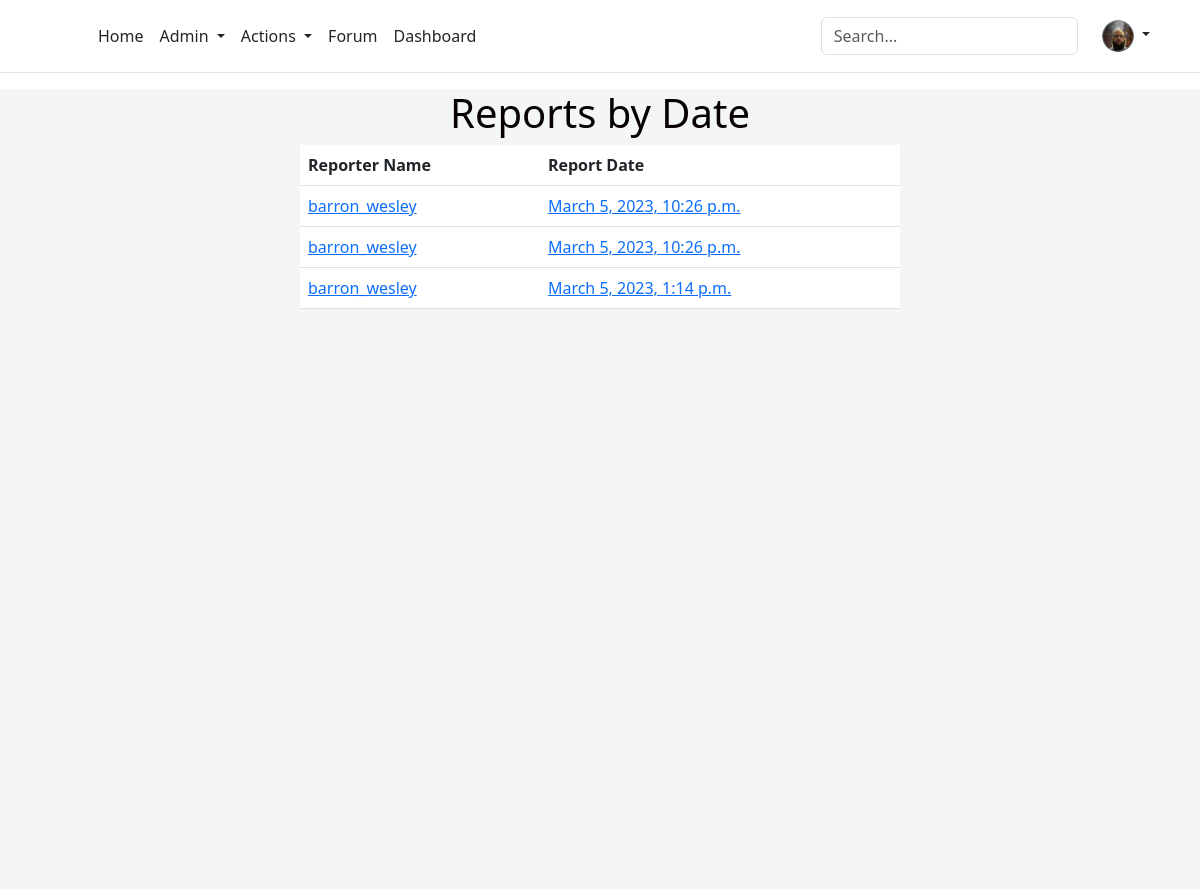
Page /view-all-reports/ (signed in) on the earlier database version.
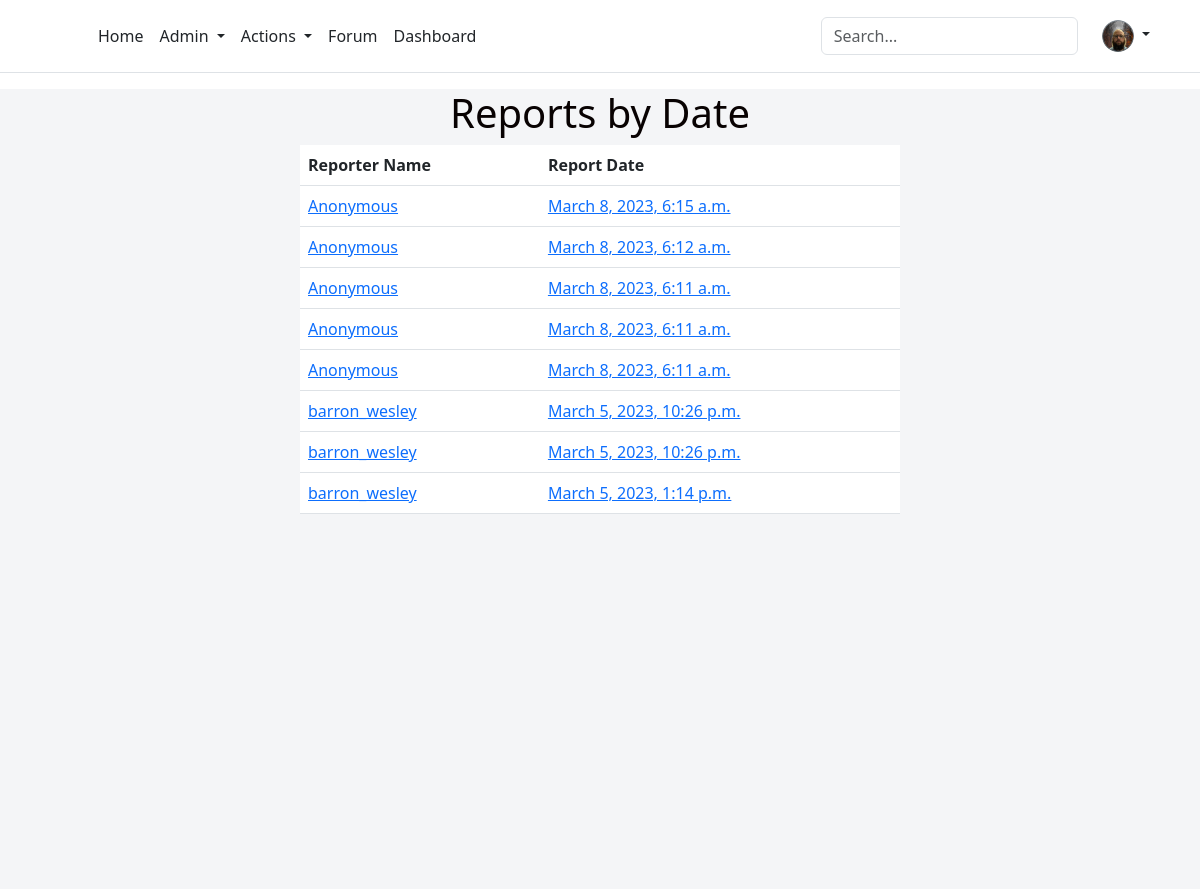
Same page on the later database version.
### skmsapp/models.py (models this page shows, shortened)
class UserProfile(models.Model):
    user = models.OneToOneField(User, null=True, on_delete=models.CASCADE)
    type = models.CharField(max_length=255, choices= (('User','User'), ('Expert','Expert'), ('RiskManager','RiskManager')), default='User')
    userimage = models.ImageField(null=True, blank=True, upload_to="images/profile/")

class Report(models.Model):
    reporter_comments = models.TextField()
    reporter_name = models.CharField(max_length=300, choices= (('Current User','Current User'), ('Anonymous','Anonymous')), default='Current User')
    report_date = models.DateTimeField(auto_now_add=True)
    contact_preference = models.CharField(max_length = 3, choices= (('N','No'), ('Y','Yes')), default='Y')
    report_anonymously = models.CharField(max_length = 3, choices= (('N','No'), ('Y','Yes')), default='N')
    submitter = models.CharField(max_length=50, null=True)

### skmsapp/views.py (the view)
# urls.py: path('view-all-reports/', views.viewAllReports, name='viewAllReports'),
@login_required
def viewAllReports(request):
    post = Report.objects.values()
    user = request.user
    user_type = UserProfile.objects.filter(user=user, type="RiskManager").exists()
    if user_type == True:
        return render(request, "view-all-reports.html", {'post':post, 'user':user})
    else:
        messages.success(request, "You must have the Risk Management role to access this.")
        return redirect("home")

### skmsapp/templates/view-all-reports.html
{% extends "site-skeleton.html" %}
{% block body %}
<center>
<div style="width:50%;">
<h1 style="color:rgb(8, 2, 2)">Reports by Date</h1>
<table class="table">
    <thead class="thead-dark" style="background-color: #14a44d; color: white;">
      <tr>
        <th scope="col">Reporter Name</th>
        <th scope="col">Report Date</th>
      </tr>
    </thead>
    <tbody>
    {% for i in post reversed %}
      <tr>
        <td><a href="/view-reports/{{user.id}}">{{i.submitter}}</a></td>
        <td><a href="/view-reports/{{user.id}}">{{i.report_date}}</a></td>
      </tr>
    {% endfor %}
    </tbody>
  </table>
</div>
{% endblock %}

### skmsapp/templates/site-skeleton.html (shortened to what this page needs)
<!DOCTYPE html>
<html lang="en">
<head>
    <link href="https://cdn.jsdelivr.net/npm/bootstrap@5.3.0-alpha1/dist/css/bootstrap.min.css" rel="stylesheet">
    <link rel="stylesheet" href="https://cdnjs.cloudflare.com/ajax/libs/font-awesome/6.0.0/css/all.min.css">
    <link rel="stylesheet" href="https://mdbcdn.b-cdn.net/wp-content/themes/mdbootstrap4/docs-app/css/dist/mdb5/standard/core.min.css">
    <link rel="stylesheet" id="roboto-subset.css-css" href="https://mdbcdn.b-cdn.net/wp-content/themes/mdbootstrap4/docs-app/css/mdb5/fonts/roboto-subset.css?ver=3.9.0-update.5" type="text/css" media="all">
    <link rel="stylesheet" href="https://cdnjs.cloudflare.com/ajax/libs/font-awesome/4.7.0/css/font-awesome.min.css">
</head>
<body>
<header class="p-3 mb-3 border-bottom">
  <div class="container">
    <div class="d-flex flex-wrap align-items-center justify-content-center justify-content-lg-start">
      <a href="/" class="d-flex align-items-center mb-2 mb-lg-0 text-dark text-decoration-none">
        <svg class="bi me-2" width="40" height="32" role="img" aria-label="Bootstrap"><use xlink:href="#bootstrap"></use></svg>
      </a>
      <ul class="nav col-12 col-lg-auto me-lg-auto mb-2 justify-content-center mb-md-0">
        <li><a href="{% url 'home' %}" class="nav-link px-2 link-dark">Home</a></li>
        {% if user.userprofile.type == "RiskManager" %}
        <li class="nav-item dropdown">
          <a class="nav-link px-2 link-dark dropdown-toggle" href="#" id="navbardrop" data-toggle="dropdown">
            Admin
          </a>
        </li>
        {% endif %}
        <li class="nav-item dropdown">
          {% if user.is_authenticated %}
          <a class="nav-link px-2 link-dark dropdown-toggle" href="#" id="navbardrop" data-toggle="dropdown">
            Actions
          </a>
        </li>
        <li><a href="{% url 'forum' %}" class="nav-link px-2 link-dark">Forum</a></li>
        <li><a href="{% url 'dashboard' %}" class="nav-link px-2 link-dark">Dashboard</a></li>
        {% endif %}
      </ul>
      <form class="col-12 col-lg-auto mb-3 mb-lg-0 me-lg-3" role="search">
        <input type="search" class="form-control" placeholder="Search..." aria-label="Search">
      </form>
      <div class="nav-item dropdown text-end">
        <a href="#" class="nav-link px-2 d-block link-dark text-decoration-none dropdown-toggle" data-bs-toggle="dropdown" aria-expanded="false" id="navbardrop" data-toggle="dropdown">
          {% if user.is_authenticated %}
            {% if user.userprofile.userimage == "" %}
              <img src="https://betterwaterquality.com/wp-content/uploads/2020/09/dummy-profile-pic-300x300-1-1.png" alt="mdo" width="32" height="32" class="rounded-circle">
            {% else %}
              <img src="{{ user.userprofile.userimage.url }}" alt="mdo" width="32" height="32" class="rounded-circle">
            {% endif %}
          {% else %}
          <img src="https://betterwaterquality.com/wp-content/uploads/2020/09/dummy-profile-pic-300x300-1-1.png" alt="mdo" width="32" height="32" class="rounded-circle">
          {% endif %}
        </a>
      </div>
    </div>
  </div>
</header>
<section class="vh-100" style="background-color: #f4f5f7;">
   {% block body %}
   {% endblock %}
  </section><link href="https://code.ionicframework.com/ionicons/2.0.1/css/ionicons.min.css" rel="stylesheet">
</body>
</html>

Differences in the rows shown:
added Report: submitter "Anonymous", report_date "March 8, 2023, 6:15 a.m."
added Report: submitter "Anonymous", report_date "March 8, 2023, 6:12 a.m."
added Report: submitter "Anonymous", report_date "March 8, 2023, 6:11 a.m."
added Report: submitter "Anonymous", report_date "March 8, 2023, 6:11 a.m."
added Report: submitter "Anonymous", report_date "March 8, 2023, 6:11 a.m."
